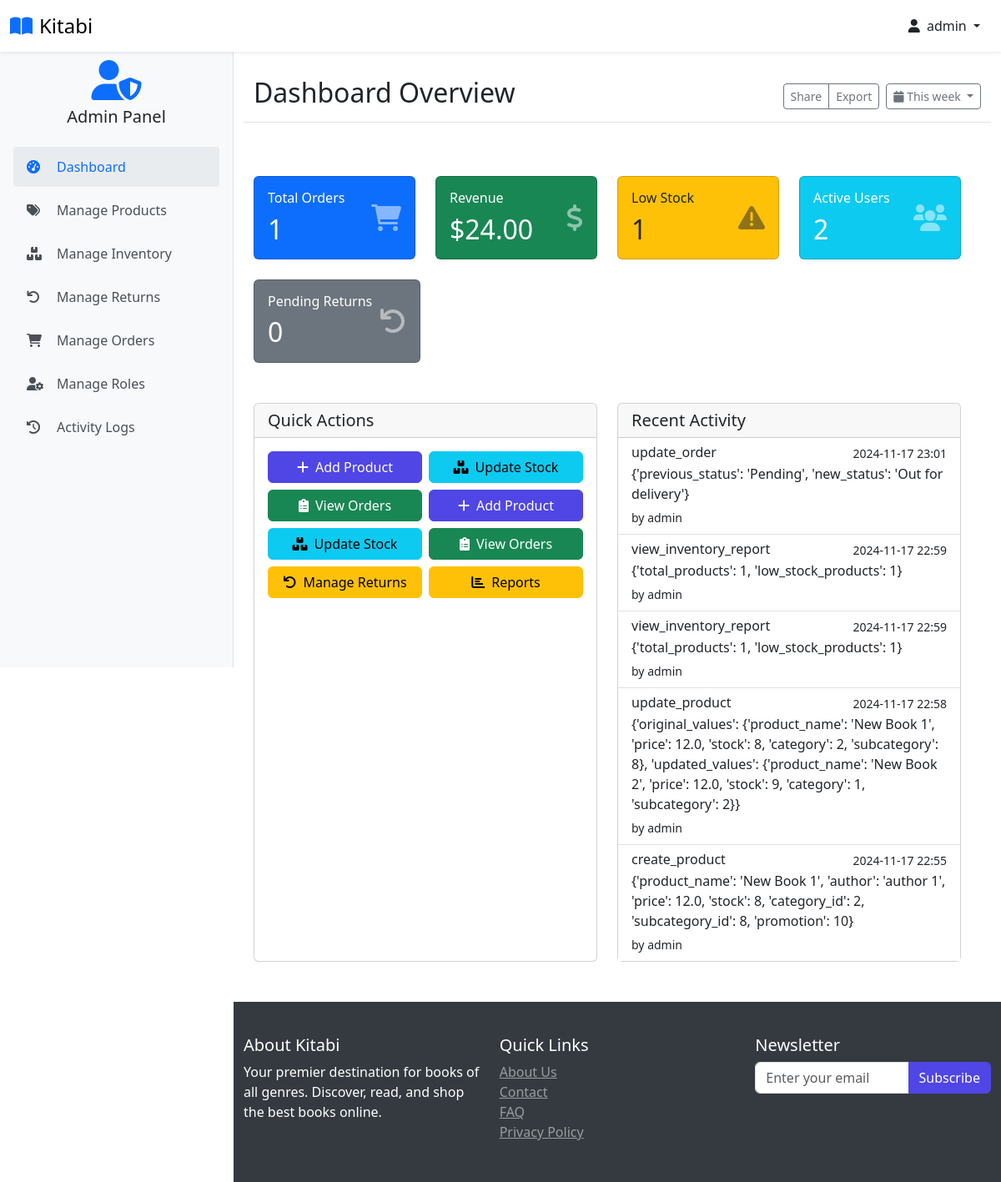
Page /admin-page (signed in) on the earlier database version.
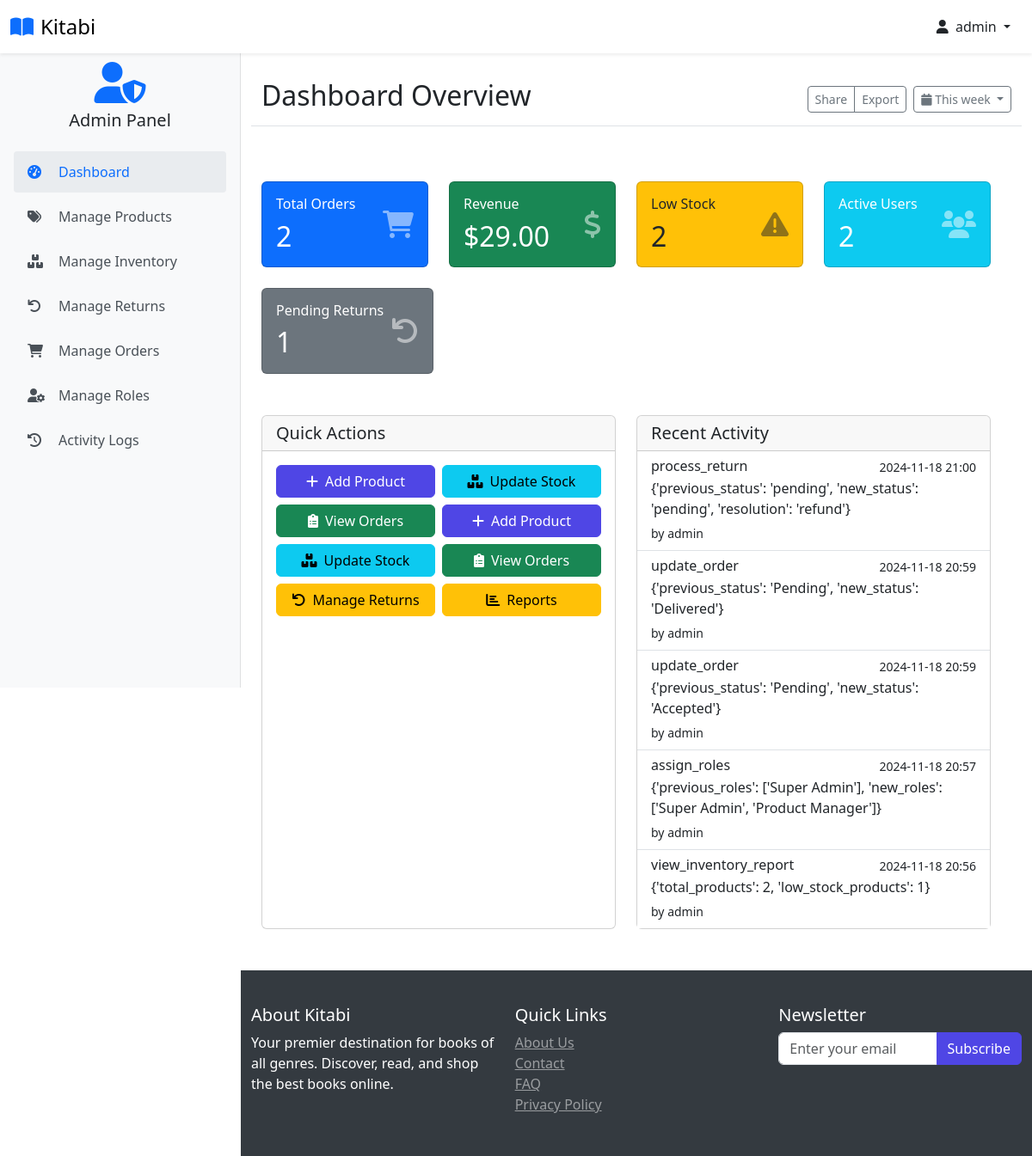
Same page on the later database version.
### website/models.py (models this page shows, shortened)
class ActivityLog(db.Model):
    id = db.Column(db.Integer, primary_key=True)
    user_id = db.Column(db.Integer, db.ForeignKey('customer.id'), nullable=False)
    action = db.Column(db.String(100), nullable=False)
    entity_type = db.Column(db.String(50))
    entity_id = db.Column(db.Integer)
    details = db.Column(db.JSON)
    ip_address = db.Column(db.String(50))
    timestamp = db.Column(db.DateTime, default=datetime.utcnow)
    user = db.relationship('Customer', back_populates='activity_logs')

class Customer(db.Model, UserMixin):
    id = db.Column(db.Integer, primary_key=True)
    full_name = db.Column(db.String(100), nullable=False)
    email = db.Column(db.String(100), unique=True, nullable=False)
    username = db.Column(db.String(100), unique=True, nullable=False)
    password_hash = db.Column(db.String(200), nullable=False)
    date_joined = db.Column(db.DateTime(), default=datetime.utcnow)
    is_admin_val = db.Column(db.Boolean, default=False)
    last_login = db.Column(db.DateTime)
    status = db.Column(db.String(20), default='active')
    cart_items = db.relationship('Cart', back_populates='customer', lazy=True)
    orders = db.relationship('Order', back_populates='customer', lazy=True)
    activity_logs = db.relationship('ActivityLog', back_populates='user', lazy=True)
    returns = db.relationship('Return', foreign_keys='Return.customer_link', back_populates='customer', lazy=True)
    roles = db.relationship(
        'Role',
        secondary=user_roles,
        back_populates='users',
        lazy='dynamic'
    )
    @property
    def password(self):
        raise AttributeError('Password is not a readable Attribute')
    @property
    def is_admin(self):
        return self.is_admin_val or any(
            role.name in ['Super Admin', 'Product Manager', 'Order Manager']
            for role in self.roles
        )

### website/admin.py (the view)
@admin.route('/admin-page')
@login_required
@admin_required
def admin_page():
    try:
        total_orders = Order.query.count()
        total_revenue = db.session.query(
            db.func.sum(Order.price * Order.quantity)
        ).scalar() or 0
        low_stock_count = Product.query.filter(
            Product.in_stock <= Product.low_stock_threshold
        ).count()
        active_users = Customer.query.filter_by(status='active').count()
        recent_activities = ActivityLog.query.order_by(
            ActivityLog.timestamp.desc()
        ).limit(5).all()
        pending_returns = Return.query.filter_by(status='pending').count()
        return render_template('admin.html',
            total_orders=total_orders,
            total_revenue="{:,.2f}".format(total_revenue),
            low_stock_count=low_stock_count,
            active_users=active_users,
            pending_returns=pending_returns,
            recent_activities=recent_activities
        )
    except Exception as e:
        flash('Error loading dashboard statistics', 'error')
        print(f"Error in admin dashboard: {e}")
        return render_template('admin.html')

### website/templates/admin.html (shortened to what the changed rows need)
{% extends 'base.html' %}
{% block body %}
 <div class="container pt-2">
    <div class="row mb-4">
            <div class="d-flex justify-content-between flex-wrap flex-md-nowrap align-items-center pb-2 mb-3 border-bottom">
                <h1 class="h2">Dashboard Overview</h1>
            </div>
            <div class="row g-4 mb-4">
                <div class="col-md-3">
                    <div class="card text-white bg-primary">
                        <div class="card-body">
                            <div class="d-flex justify-content-between align-items-center">
                                <div>
                                    <h6 class="card-title mb-0">Total Orders</h6>
                                    <h2 class="mt-2 mb-0">{{ total_orders|default(0) }}</h2>
                                </div>
                            </div>
                        </div>
                    </div>
                </div>
                <div class="col-md-3">
                    <div class="card text-white bg-success">
                        <div class="card-body">
                            <div class="d-flex justify-content-between align-items-center">
                                <div>
                                    <h6 class="card-title mb-0">Revenue</h6>
                                    <h2 class="mt-2 mb-0">${{ total_revenue|default('0.00') }}</h2>
                                </div>
                            </div>
                        </div>
                    </div>
                </div>
                <div class="col-md-3">
                    <div class="card text-dark bg-warning">
                        <div class="card-body">
                            <div class="d-flex justify-content-between align-items-center">
                                <div>
                                    <h6 class="card-title mb-0">Low Stock</h6>
                                    <h2 class="mt-2 mb-0">{{ low_stock_count|default(0) }}</h2>
                                </div>
                            </div>
                        </div>
                    </div>
                </div>
                <div class="col-md-3">
                    <div class="card text-white bg-info">
                        <div class="card-body">
                            <div class="d-flex justify-content-between align-items-center">
                                <div>
                                    <h2 class="mt-2 mb-0">{{ active_users|default(0) }}</h2>
                                </div>
                            </div>
                        </div>
                    </div>
                </div>
            </div>
            <div class="col-md-3">
                <div class="card text-white bg-secondary">
                    <div class="card-body">
                        <div class="d-flex justify-content-between align-items-center">
                            <div>
                                <h6 class="card-title mb-0">Pending Returns</h6>
                                <h2 class="mt-2 mb-0">{{ pending_returns|default(0) }}</h2>
                            </div>
                        </div>
                    </div>
                </div>
            </div>
            <div class="row g-4 mb-4">
                <div class="col-md-6">
                    <div class="card h-100">
                        <div class="card-body p-0">
                            <div class="list-group list-group-flush">
                                {% if recent_activities %}
                                    {% for log in recent_activities %}
                                    <div class="list-group-item">
                                        <div class="d-flex w-100 justify-content-between">
                                            <h6 class="mb-1">{{ log.action }}</h6>
                                            <small>{{ log.timestamp.strftime('%Y-%m-%d %H:%M') }}</small>
                                        </div>
                                        <p class="mb-1">{{ log.details }}</p>
                                        <small>by {{ log.user.username }}</small>
                                    </div>
                                    {% endfor %}
                                {% else %}
                                    <div class="list-group-item">
                                        <p class="mb-0 text-muted">No recent activity</p>
                                    </div>
                                {% endif %}
                            </div>
                        </div>
                    </div>
                </div>
            </div>
    </div>
</div>
{% endblock %}

Differences in the rows shown:
removed ActivityLog: action "update_order", timestamp "2024-11-17 23:01", details "{'previous_status': 'Pending', 'new_status': 'Out for delivery'}", user.username "admin"
removed ActivityLog: action "view_inventory_report", timestamp "2024-11-17 22:59", details "{'total_products': 1, 'low_stock_products': 1}", user.username "admin"
removed ActivityLog: action "view_inventory_report", timestamp "2024-11-17 22:59", details "{'total_products': 1, 'low_stock_products': 1}", user.username "admin"
removed ActivityLog: action "update_product", timestamp "2024-11-17 22:58", details "{'original_values': {'product_name': 'New Book 1', 'price': 12.0, 'stock': 8, 'category': 2, 'subcategory': 8}, 'updated_values': {'product_name': 'New Book 2', 'price': 12.0, 'stock': 9, 'category': 1, 'subcategory': 2}}", user.username "admin"
removed ActivityLog: action "create_product", timestamp "2024-11-17 22:55", details "{'product_name': 'New Book 1', 'author': 'author 1', 'price': 12.0, 'stock': 8, 'category_id': 2, 'subcategory_id': 8, 'promotion': 10}", user.username "admin"
now on this page (row edited): ActivityLog: action "process_return", timestamp "2024-11-18 21:00", details "{'previous_status': 'pending', 'new_status': 'pending', 'resolution': 'refund'}", user.username "admin"
now on this page (row edited): ActivityLog: action "update_order", timestamp "2024-11-18 20:59", details "{'previous_status': 'Pending', 'new_status': 'Delivered'}", user.username "admin"
now on this page (row edited): ActivityLog: action "update_order", timestamp "2024-11-18 20:59", details "{'previous_status': 'Pending', 'new_status': 'Accepted'}", user.username "admin"
now on this page (row edited): ActivityLog: action "assign_roles", timestamp "2024-11-18 20:57", details "{'previous_roles': ['Super Admin'], 'new_roles': ['Super Admin', 'Product Manager']}", user.username "admin"
now on this page (row edited): ActivityLog: action "view_inventory_report", timestamp "2024-11-18 20:56", details "{'total_products': 2, 'low_stock_products': 1}", user.username "admin"
Other differences:
{{ total_orders|default(0) }}: "1" → "2"
{{ total_revenue|default('0.00') }}: "24.00" → "29.00"
{{ low_stock_count|default(0) }}: "1" → "2"
{{ pending_returns|default(0) }}: "0" → "1"
